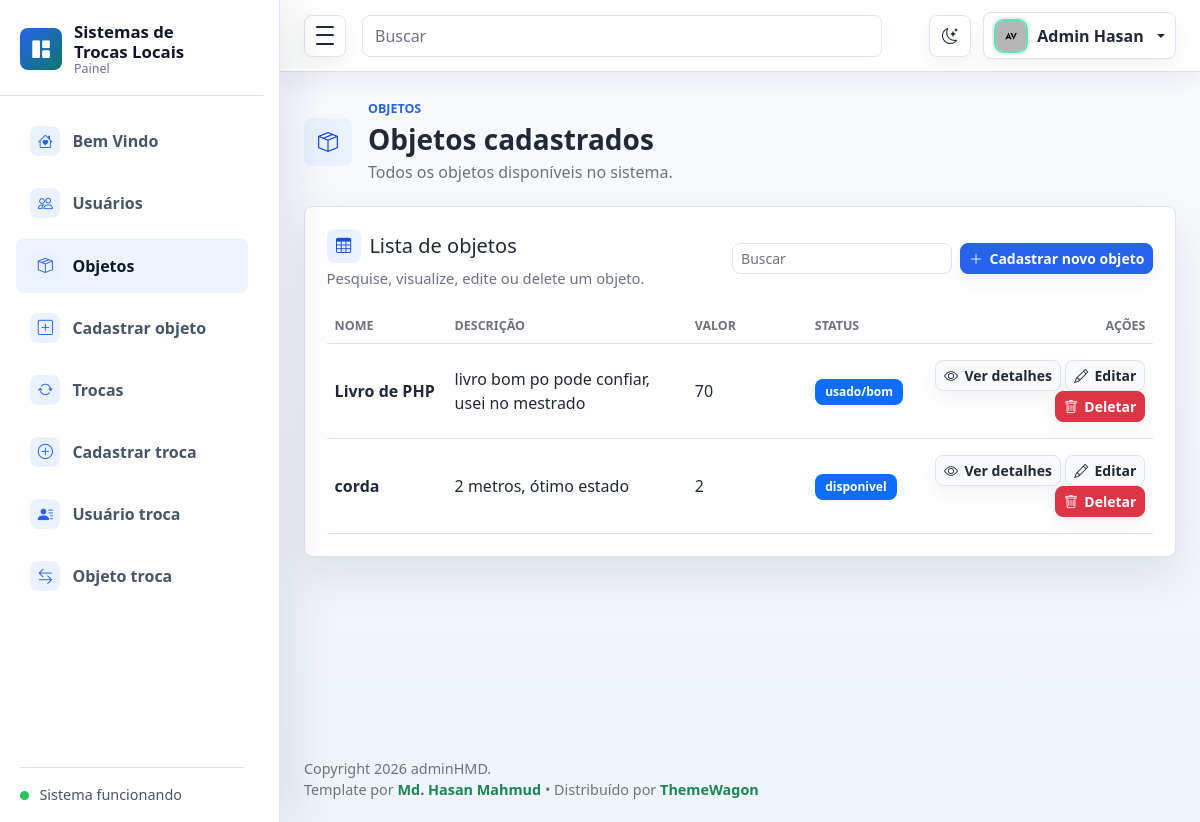
Page /objetos/ (signed in) on the committed database.
### objetos/models.py (models this page shows, shortened)
class Objeto(models.Model):
    usuario = models.ForeignKey(
        'usuario.Usuario',
        on_delete=models.CASCADE,
        related_name='objetos'
    )
    nome = models.CharField(max_length=100)
    descricao = models.TextField()
    valor_avaliacao = models.IntegerField()
    status = models.CharField(max_length=20)
    imagem = models.ImageField(
        upload_to='objetos/',
        blank=True,
        null=True
    )

### objetos/views.py (the view)
# urls.py: path('', views.listar_objetos, name='listar_objetos'),
@login_required
@permission_required('objetos.view_objeto', raise_exception=True)
def listar_objetos(request):
    objetos = Objeto.objects.all()
    for objeto in objetos:
        objeto.pode_alterar = usuario_pode_alterar(request, objeto)
    return render(request, 'objetos/listar.html', {
        'objetos': objetos
    })

### objetos/views.py (called while the page is built)
def usuario_pode_alterar(request, objeto):
    return (
        request.user.is_superuser
        or objeto.usuario_id == request.user.pk
    )

### objetos/templates/objetos/listar.html (shortened to what this page needs)
{% extends "base.html" %}
{% block nav_objetos %}active{% endblock %}
{% block page_heading %}
<div class="page-heading">
    <div class="page-heading-copy">
        <span class="page-icon"><i class="bi bi-box-seam" aria-hidden="true"></i></span>
        <div>
            <p class="eyebrow mb-1">Objetos</p>
            <h1 class="h3 mb-1">Objetos cadastrados</h1>
            <p class="text-muted mb-0">Todos os objetos disponíveis no sistema.</p>
        </div>
    </div>
</div>
{% endblock %}
{% block content %}
<section class="panel">
    <div class="panel-header">
        <div>
            <h2 class="h5 mb-1 section-title"><i class="bi bi-table" aria-hidden="true"></i><span>Lista de objetos</span></h2>
            <p class="text-muted mb-0">Pesquise, visualize, edite ou delete um objeto.</p>
        </div>
        <div class="d-flex gap-2">
            <input class="form-control form-control-sm table-search" type="search" placeholder="Buscar" data-table-search="objetosTable" aria-label="Buscar objetos">
            <a href="{% url 'criar_objeto' %}" class="btn btn-primary btn-sm text-nowrap"><i class="bi bi-plus-lg" aria-hidden="true"></i> Cadastrar novo objeto</a>
        </div>
    </div>
    {% if objetos %}
    <div class="table-responsive">
        <table class="table align-middle mb-0" id="objetosTable" data-searchable-table>
            <thead>
                <tr>
                    <th>Nome</th>
                    <th>Descrição</th>
                    <th>Valor</th>
                    <th>Status</th>
                    <th class="text-end">Ações</th>
                </tr>
            </thead>
            <tbody>
                {% for objeto in objetos %}
                <tr>
                    <td class="fw-semibold">{{ objeto.nome }}</td>
                    <td>{{ objeto.descricao }}</td>
                    <td>{{ objeto.valor_avaliacao }}</td>
                    <td><span class="badge text-bg-primary">{{ objeto.status }}</span></td>
                    <td class="text-end">
                        <a href="{% url 'detalhar_objeto' objeto.id %}" class="btn btn-light btn-sm"><i class="bi bi-eye" aria-hidden="true"></i> Ver detalhes</a>
                        {% if objeto.pode_alterar %}
                        <a href="{% url 'editar_objeto' objeto.id %}" class="btn btn-light btn-sm"><i class="bi bi-pencil" aria-hidden="true"></i> Editar</a>
                        <a href="{% url 'deletar_objeto' objeto.id %}" class="btn btn-danger btn-sm"><i class="bi bi-trash" aria-hidden="true"></i> Deletar</a>
                        {% endif %}
                    </td>
                </tr>
                {% endfor %}
            </tbody>
        </table>
    </div>
    {% else %}
    <p class="text-muted mb-0">Nenhum objeto cadastrado.</p>
    {% endif %}
</section>
{% endblock %}

### adminhmd-v1.0.0/assets/css/style.css (style rules this page uses)
:root { --sidebar-width: 280px; --sidebar-mini-width: 84px; --admin-bg: #f5f7fb; --admin-surface: #ffffff; --admin-surface-soft: #f8fafc; --admin-border: #dbe4ef; --admin-text: #1f2937; --admin-muted: #6b7280; --admin-primary: #2563eb; --admin-primary-dark: #1d4ed8; --admin-success: #0f766e; --admin-warning: #d97706; --admin-danger: #dc2626; --admin-sidebar: #111827; --admin-sidebar-soft: #1f2937; --admin-shadow-sm: 0 10px 24px rgba(15, 23, 42, 0.06); --admin-shadow: 0 18px 46px rgba(15, 23, 42, 0.09); --admin-shadow-lg: 0 26px 70px rgba(15, 23, 42, 0.12); --admin-ring: 0 0 0 4px rgba(37, 99, 235, 0.12); }
* { box-sizing: border-box; }
html { min-height: 100%; }
body { min-height: 100vh; margin: 0; background: linear-gradient(180deg, #f8fbff 0%, var(--admin-bg) 42%, #eef4fa 100%); color: var(--admin-text); font-family: "Segoe UI", Arial, sans-serif; }
a { text-decoration: none; }
.page-heading, .panel-header, .metric-top { display: flex; align-items: center; justify-content: space-between; gap: 1rem; }
.page-heading { margin-bottom: 1.35rem; }
.page-heading h1 { font-weight: 800; letter-spacing: 0; }
.eyebrow { color: var(--admin-primary); font-size: 0.78rem; font-weight: 800; text-transform: uppercase; }
.btn { border-radius: 8px; font-weight: 700; box-shadow: 0 8px 18px rgba(15, 23, 42, 0.05); transition: border-color 0.16s ease, background 0.16s ease, box-shadow 0.16s ease, transform 0.16s ease; }
.btn-primary { border-color: var(--admin-primary); background: var(--admin-primary); }
.metric-card, .panel { border: 1px solid var(--admin-border); border-radius: 8px; background: var(--admin-surface); box-shadow: var(--admin-shadow); }
.panel { padding: 1.35rem; transition: border-color 0.18s ease, box-shadow 0.18s ease; }
.panel-header { margin-bottom: 1.25rem; }
.panel-header p { font-size: 0.92rem; }
.table { --bs-table-bg: transparent; }
.table thead th { color: var(--admin-muted); font-size: 0.78rem; text-transform: uppercase; white-space: nowrap; }
.table tbody td { min-width: 120px; padding-top: 1rem; padding-bottom: 1rem; }
.table tbody tr { transition: background 0.16s ease; }
.badge { border-radius: 8px; padding: 0.45rem 0.65rem; }
.table-search { width: min(260px, 100%); border-color: var(--admin-border); border-radius: 8px; }
.page-heading-copy { display: flex; align-items: center; justify-content: flex-start; gap: 1rem; min-width: 0; }
.page-icon, .section-title i { display: inline-grid; place-items: center; flex: 0 0 auto; border-radius: 8px; background: #eaf2ff; color: var(--admin-primary-dark); }
.page-icon { width: 48px; height: 48px; font-size: 1.25rem; }
.section-title { display: inline-flex; align-items: center; gap: 0.55rem; }
.section-title i { width: 34px; height: 34px; font-size: 0.95rem; }
.btn { display: inline-flex; align-items: center; justify-content: center; gap: 0.4rem; }
.btn-light { border-color: var(--admin-border); background: var(--admin-surface-soft); color: var(--admin-text); }
.form-control, .form-select { border-color: var(--admin-border); background-color: var(--admin-surface); color: var(--admin-text); }
.form-control::placeholder { color: var(--admin-muted); }
.text-muted { color: var(--admin-muted) !important; }
html[data-theme="light"] { color-scheme: light; }
body, .admin-navbar, .admin-sidebar, .admin-main, .metric-card, .panel, .auth-card, .error-card, .dropdown-menu, .modal-content, .form-control, .form-select { transition: background-color 0.18s ease, border-color 0.18s ease, color 0.18s ease, box-shadow 0.18s ease; }
.table { --bs-table-color: var(--admin-text); --bs-table-border-color: var(--admin-border); color: var(--admin-text); }
html:not([data-theme="dark"]) { --admin-sidebar: #ffffff; --admin-sidebar-soft: #eef4ff; --admin-sidebar-border: #dbe4ef; --admin-sidebar-text: #475569; --admin-sidebar-text-strong: #0f172a; --admin-sidebar-muted: #64748b; --admin-sidebar-icon-bg: #eaf2ff; --admin-sidebar-icon: #2563eb; --admin-sidebar-shadow: 18px 0 42px rgba(15, 23, 42, 0.08); }

### rows in the picture
Objeto: nome "Livro de PHP", descricao "livro bom po pode confiar, usei no mestrado", valor_avaliacao "70", status "usado/bom", shows "Editar"
Objeto: nome "corda", descricao "2 metros, ótimo estado", valor_avaliacao "2", status "disponivel", shows "Editar"
